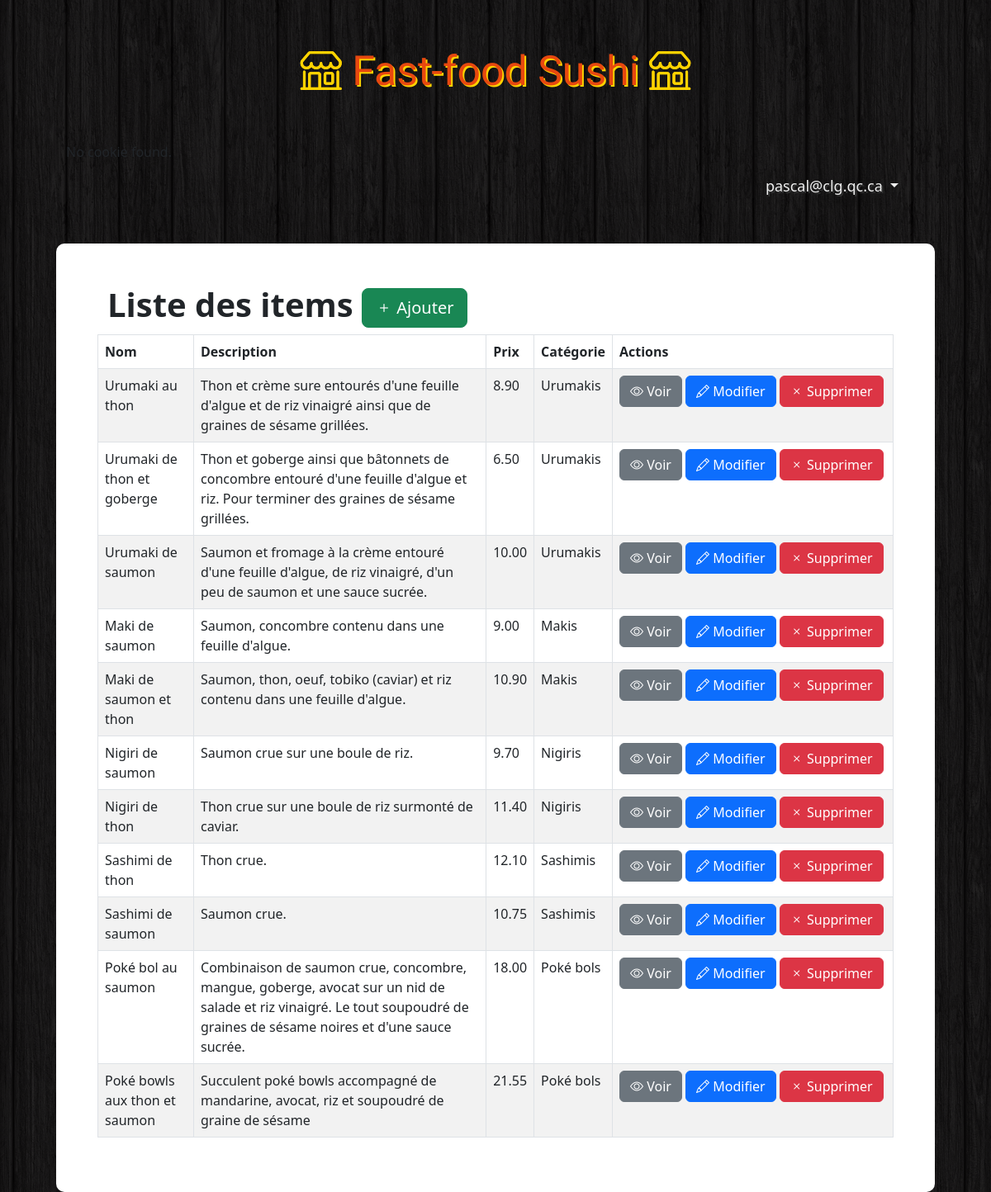
Screenshot of /items (signed in) with the database file from the repository.
### tables this page shows
CREATE TABLE IF NOT EXISTS `items` (
  `id` int NOT NULL AUTO_INCREMENT,
  `name` varchar(100) NOT NULL,
  `description` varchar(255) NOT NULL,
  `price` float NOT NULL,
  `image` varchar(255) NOT NULL,
  `idCategory` int NOT NULL,
  PRIMARY KEY (`id`),
  KEY `IDCategory` (`idCategory`)
);

CREATE TABLE IF NOT EXISTS `categories` (
  `id` int NOT NULL AUTO_INCREMENT,
  `name` varchar(100) NOT NULL,
  PRIMARY KEY (`id`)
);

### controllers/list-items.php (called while the page is built, shortened)
<?php
$pdo = databaseGetPDO(CONFIGURATIONS['database'], DB_PARAMS);
$email = $_SESSION['email'];
try {
    $query = $pdo->query("
        SELECT
            items.id,
            items.name AS item_name,
            items.description,
            items.price,
            categories.name AS category_name
        FROM items
        JOIN categories ON items.idCategory = categories.id
    ");
    $items = $query->fetchAll(PDO::FETCH_ASSOC);
} catch (PDOException $e) {
    die('Erreur lors de la récupération des items : ' . $e->getMessage());
}
require_once 'views/list-items.php';

### index.php (called while the page is built, shortened)
<?php
routeToController(uriPath());

### views/list-items.php (the view, shortened to what this page needs)
<?php
require 'partials/head.php';
require 'partials/header.php';
?>
<?php if (isset($_COOKIE['remembered_email'])) {
    echo "Cookie value: " . $_COOKIE['remembered_email'];
} else {
    echo "No cookie found.";
}
?>
<nav class="navbar navbar-expand-lg navbar-dark">
    <div class="container">
        <div class="collapse navbar-collapse" id="navbarsMain">
            <ul class="container nav navbar-nav justify-content-end">
                <li class="nav-item dropdown">
                    <a class="nav-link dropdown-toggle nav-account" href="#" id="navbarDropdown"
                        data-bs-toggle="dropdown" aria-expanded="false">
                        <?= htmlspecialchars($email) ?>
                    </a>
                </li>
            </ul>
        </div>
    </div>
</nav>
<div class="row admin">
    <h1>
        <strong>Liste des items</strong>
        <a href="items-add" class="btn btn-success btn-lg">
            <span class="bi-plus"></span> Ajouter
        </a>
    </h1>
    <table class="table table-striped table-bordered">
        <thead>
            <tr>
                <th>Nom</th>
                <th>Description</th>
                <th>Prix</th>
                <th>Catégorie</th>
                <th>Actions</th>
            </tr>
        </thead>
        <tbody>
            <?php if (!empty($items)): ?>
                <?php foreach ($items as $item): ?>
                    <tr>
                        <td><?= htmlspecialchars($item['item_name']) ?></td>
                        <td><?= htmlspecialchars($item['description']) ?></td>
                        <td><?= number_format($item['price'], 2) ?></td>
                        <td><?= htmlspecialchars($item['category_name']) ?></td>
                        <td width=340>
                            <form action="/items-view" method="GET" style="display: inline;">
                                <button type="submit" class="btn btn-secondary">
                                    <span class="bi-eye"></span> Voir
                                </button>
                            </form>
                            <form action="/items-edit" method="GET" style="display: inline;">
                                <button type="submit" class="btn btn-primary">
                                    <span class="bi-pencil"></span> Modifier
                                </button>
                            </form>
                            <form action="/items-delete" method="POST" style="display: inline;">
                                <button type="submit" class="btn btn-danger">
                                    <span class="bi-x"></span> Supprimer
                                </button>
                            </form>
                        </td>
                    </tr>
                <?php endforeach; ?>
            <?php else: ?>
                <tr>
                    <td colspan="5">Aucun item trouvé.</td>
                </tr>
            <?php endif; ?>
        </tbody>
    </table>
</div>
<?php require 'partials/footer.php'; ?>

### public/css/styles.css (style rules this page uses)
body { padding: 0px 80px; background: url(../images/bg.png); }
.nav { margin-bottom: 40px; }
.nav-link { color: #eee; font-size: 18px; text-shadow: 2px 2px #333; cursor: pointer; }
.admin { background: #fff; padding: 50px; border-radius: 10px; }

### rows the page displays
items: name "Urumaki au thon", description "Thon et crème sure entourés d'une feuille d'algue et de riz vinaigré ainsi que de graines de sésame grillées.", price "8.90", idCategory.name "Urumakis"
items: name "Urumaki de thon et goberge", description "Thon et goberge ainsi que bâtonnets de concombre entouré d'une feuille d'algue et riz. Pour terminer des graines de sésame grillées.", price "6.50", idCategory.name "Urumakis"
items: name "Urumaki de saumon", description "Saumon et fromage à la crème entouré d'une feuille d'algue, de riz vinaigré, d'un peu de saumon et une sauce sucrée.", price "10.00", idCategory.name "Urumakis"
items: name "Maki de saumon", description "Saumon, concombre contenu dans une feuille d'algue.", price "9.00", idCategory.name "Makis"
items: name "Maki de saumon et thon", description "Saumon, thon, oeuf, tobiko (caviar) et riz contenu dans une feuille d'algue.", price "10.90", idCategory.name "Makis"
items: name "Nigiri de saumon", description "Saumon crue sur une boule de riz.", price "9.70", idCategory.name "Nigiris"
items: name "Nigiri de thon", description "Thon crue sur une boule de riz surmonté de caviar.", price "11.40", idCategory.name "Nigiris"
items: name "Sashimi de thon", description "Thon crue.", price "12.10", idCategory.name "Sashimis"
items: name "Sashimi de saumon", description "Saumon crue.", price "10.75", idCategory.name "Sashimis"
items: name "Poké bol au saumon", description "Combinaison de saumon crue, concombre, mangue, goberge, avocat sur un nid de salade et riz vinaigré. Le tout soupoudré de graines de sésame noires et d'une sauce sucrée.", price "18.00", idCategory.name "Poké bols"
items: name "Poké bowls aux thon et saumon", description "Succulent poké bowls accompagné de mandarine, avocat, riz et soupoudré de graine de sésame", price "21.55", idCategory.name "Poké bols"

### other values shown
$email "pascal@clg.qc.ca"
